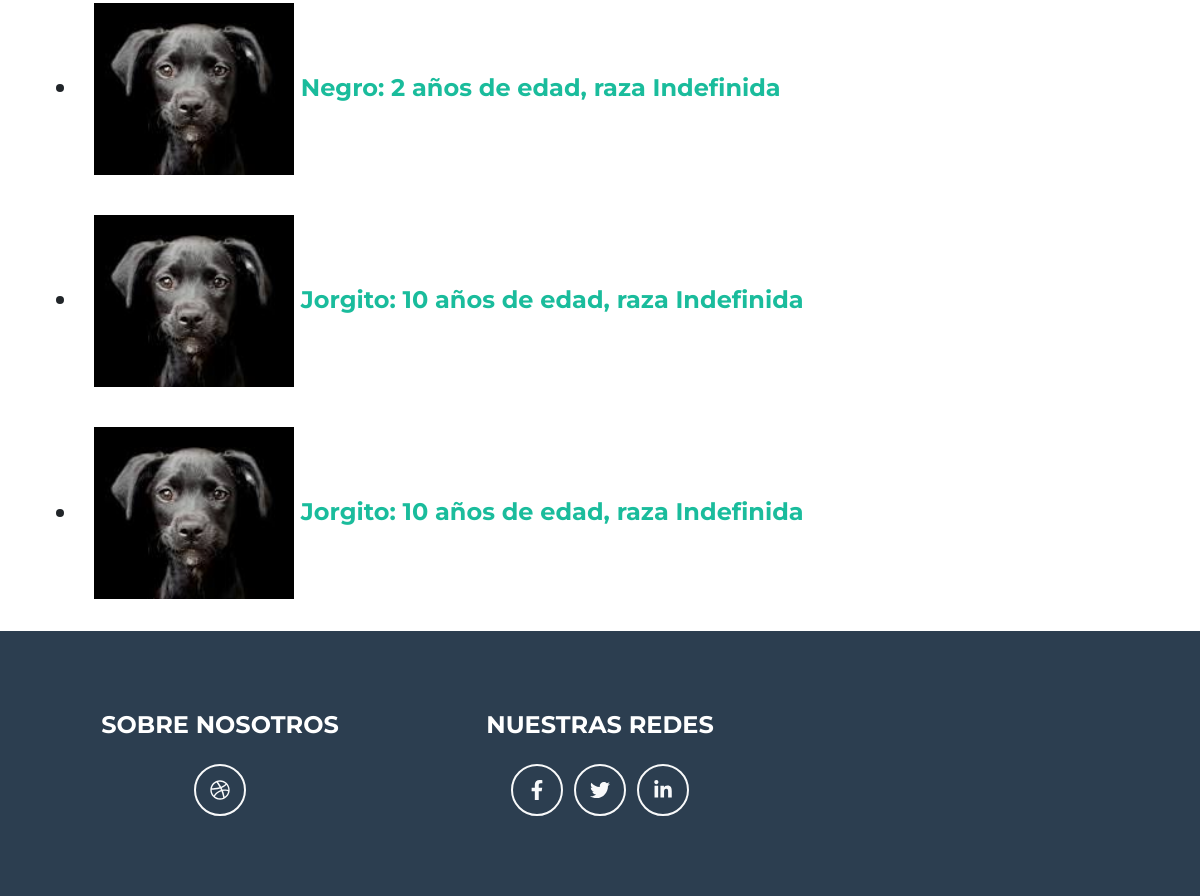
Before: /inicio (signed in, lower part) with the older database file.
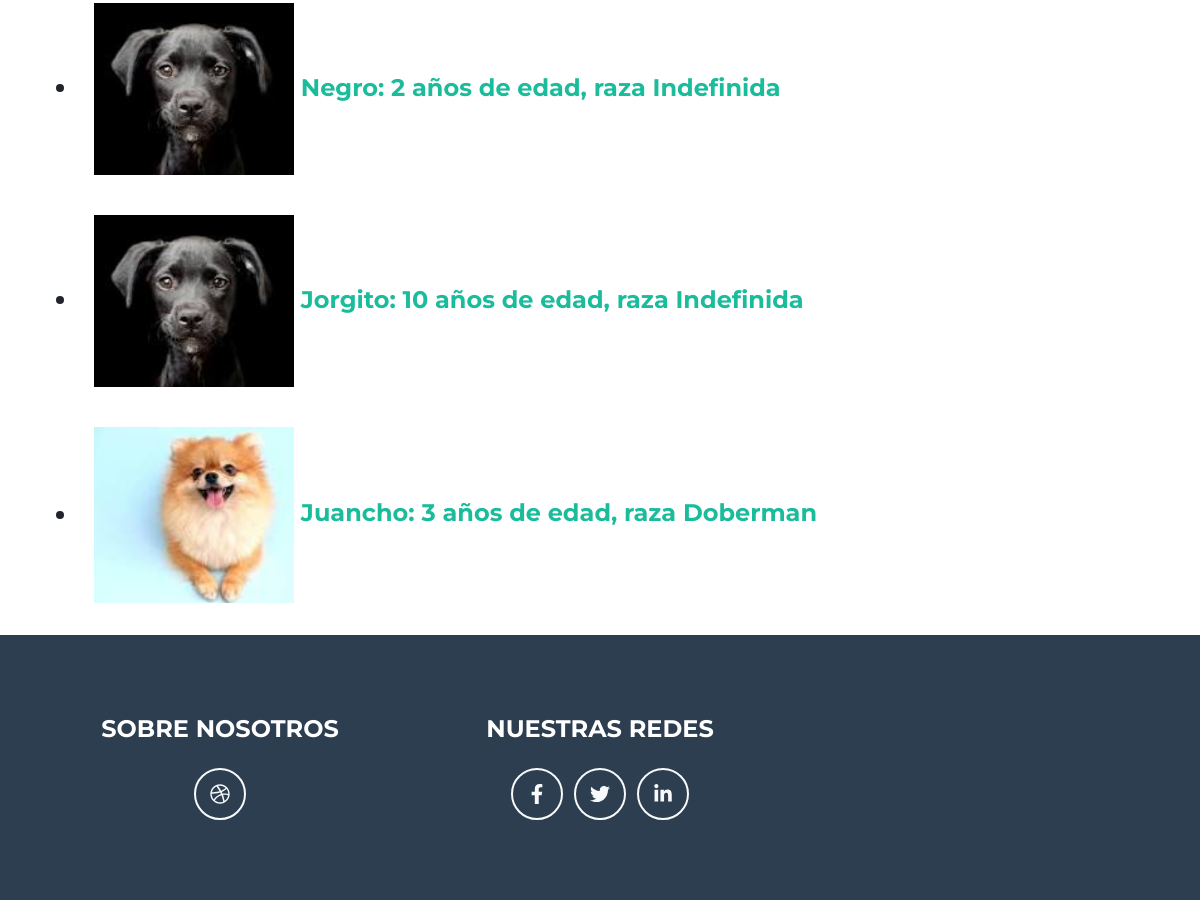
After: the same page with the newer database file.
### blog/models.py (models this page shows)
class Publicaciones(models.Model):
    user=models.ForeignKey(User, on_delete=models.CASCADE)
    nombre=models.CharField(max_length=50,blank=True, null=True)
    edad= models.IntegerField()
    descripcion=RichTextField()
    imagen= models.ImageField(upload_to='imagenes')
    especie=models.IntegerField(choices=opciones_especie)
    raza=models.CharField(max_length=50,blank=True, null=True)
    def __str__(self):
        return self.nombre

### blog/views.py (the view)
# urls.py: path("inicio", inicio, name="inicio"),
@login_required
def inicio(request):
    mascotas=Publicaciones.objects.all()
    print(list(mascotas))
    return render(request, "blog/inicio.html", {'mascotas':mascotas, "imagen":obtenerimagen(request), "avatar":obteneravatar(request)})

### blog/views.py (called while the page is built)
def obteneravatar(request):
    lista=Avatar.objects.filter(user=request.user)
    if len(lista)!=0:
        imagen=lista[0].imagen.url
    else:
        imagen="/media/avatares/avatarpordefecto.jpg"
    return imagen

@login_required
def obtenerimagen(request):
    lista=Publicaciones.objects.filter(user=request.user)
    if lista != 0:
        for img in range(len(lista)):
            print(img)
            imagen=lista[img].imagen.url
    return imagen

### blog/templates/blog/inicio.html (shortened to what this page needs)
{% extends "blog/index.html" %}
{% load static %}
{% block titulo %}
    </head>
    <body id="page-top">
        <div class="container">
            <div class="row justify-content-left">
                    <div class="portfolio-item mx-auto" data-bs-toggle="modal" data-bs-target="#portfolioModal1">
{% if mascotas %}
<ul>
    {% for mascota in mascotas %}
    <h4><li class="nav-item mx-0 mx-lg-1"><a class="nav-link py-3 px-0 px-lg-3 rounded" href="{% url 'mostrarpublicacion' mascota.id %}"><img src="../media/{{ mascota.imagen }}" width="200px"> {{ mascota.nombre }}: {{ mascota.edad }} años de edad, raza {{ mascota.raza }}</a></li></h4>
    {% endfor %}
</ul>
{% else %}
<p>No Tiene Publicaciones Vigentes</p>
{% endif %}
                    </div>
                </div>
            </div>
        <footer class="footer text-center">
            <div class="container">
                <div class="row">
                    <div class="col-lg-4 mb-5 mb-lg-0">
                        <h4 class="text-uppercase mb-4">Sobre Nosotros</h4>
                        <p class="lead mb-0">
                            <a class="btn btn-outline-light btn-social mx-1" target="_blank" href="{% url 'sobrenosotros' %}"><i class="fab fa-fw fa-dribbble"></i></a>
                            <br />
                        </p>
                    </div>
                    <div class="col-lg-4 mb-5 mb-lg-0">
                        <h4 class="text-uppercase mb-4">Nuestras Redes</h4>
                        <a class="btn btn-outline-light btn-social mx-1" href="#!"><i class="fab fa-fw fa-facebook-f"></i></a>
                        <a class="btn btn-outline-light btn-social mx-1" href="#!"><i class="fab fa-fw fa-twitter"></i></a>
                        <a class="btn btn-outline-light btn-social mx-1" href="#!"><i class="fab fa-fw fa-linkedin-in"></i></a>
                    </div>
                </div>
            </div>
        </footer>
{% endblock %}

### blog/templates/blog/Index.html (shortened to what this page needs)
<!DOCTYPE html>
<html lang="en">
    <head>
        {% load static %}
        <link href="{% static 'blog/css/styles.css' %}" rel="stylesheet" />
{% block titulo %}{% endblock %}
    </body>
</html>

Changed rows visible on the page:
removed Publicaciones: imagen (picture), nombre "Jorgito", edad "10", raza "Indefinida"
added Publicaciones: imagen (picture), nombre "Juancho", edad "3", raza "Doberman"
